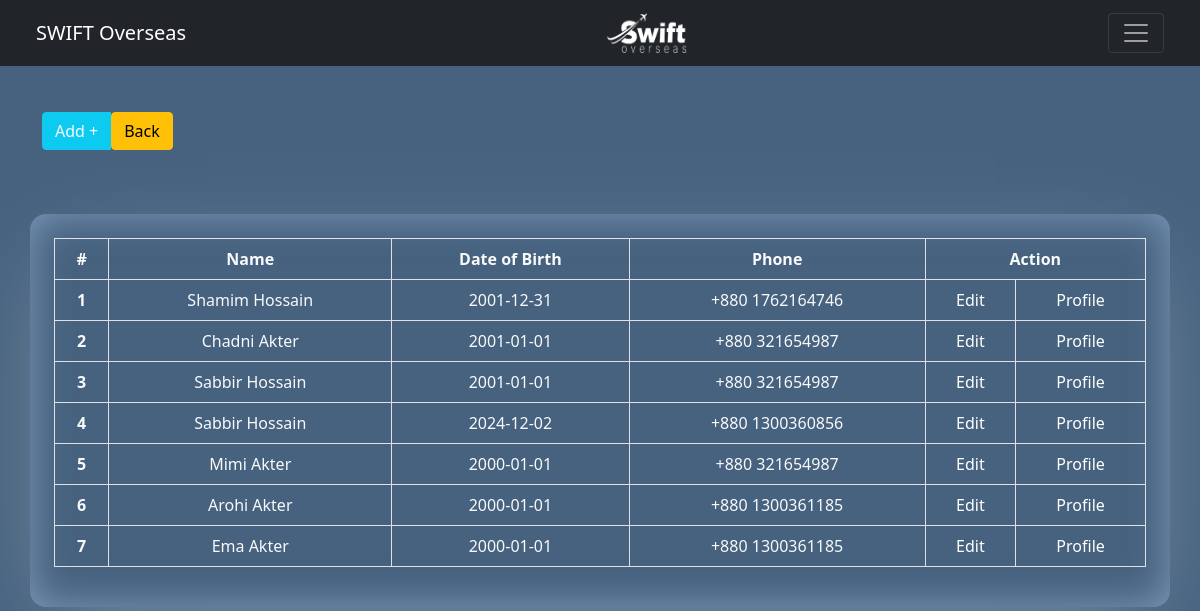
The app's page /createAccount.php (signed in) with its own data.
### tables this page shows
CREATE TABLE `tb_employee_details` (
  `id` int(11) NOT NULL,
  `firstName` varchar(255) DEFAULT NULL,
  `lastName` varchar(255) DEFAULT NULL,
  `dob` date DEFAULT NULL,
  `genderid` int(11) DEFAULT NULL,
  `address` varchar(255) DEFAULT NULL,
  `phone` int(11) DEFAULT NULL,
  `fatherName` varchar(255) DEFAULT NULL,
  `motherName` varchar(255) DEFAULT NULL,
  `email` varchar(255) DEFAULT NULL,
  `nid` int(11) DEFAULT NULL,
  `emgName` varchar(255) DEFAULT NULL,
  `emgPhone` int(11) DEFAULT NULL,
  `emgRelation` varchar(255) DEFAULT NULL,
  `emgAddress` varchar(255) DEFAULT NULL,
  `joinDate` date DEFAULT NULL,
  `username` varchar(255) DEFAULT NULL,
  `password` varchar(255) DEFAULT NULL,
  `status` int(11) DEFAULT NULL,
  `account` int(11) DEFAULT NULL,
  `remark` varchar(255) DEFAULT NULL,
  `image` varchar(255) DEFAULT NULL,
  `designation` varchar(255) DEFAULT NULL
);

### createAccount.php (the view, shortened to what this page needs)
<?php
include 'controller/session.php';
?>
<!DOCTYPE html>
<html lang="en">
<head>
    <link href="https://cdn.jsdelivr.net/npm/bootstrap@5.0.2/dist/css/bootstrap.min.css" rel="stylesheet">
    <link rel="stylesheet" href="css/createAccount.css">
    <link rel="stylesheet" href="css/grid.css">
</head>
<body>
<?php
    include 'dashboardmenu.php';
?>
<section id="top-section"> </section><br>
<br>
<section id="button-group">
    <div class="container">
        <div class="row">
            <div class="col-md-12">
                <div class="btn-group item-center">
                    <button href="#add-new-agency-section" class="btn btn-info text-light" data-bs-toggle="collapse">Add +</button>
                    <a href="dashboard"><button type="submit" class="btn btn-warning">Back</button></a>
                </div>
            </div>
        </div>
    </div>
</section>
<section id="data-show-section" class="data-show">
    <div class="container box inner-shadow">
        <div class="row">
            <div class="col-md-12">
                <table class="table table-hover text-light table-bordered">
                    <thead>
                        <tr>
                            <th scope="col" class="text-center">#</th>
                            <th scope="col">Name</th>
                            <th scope="col">Date of Birth</th>
                            <th scope="col">Phone</th>
                            <th scope="col" colspan="2" class="text-center">Action</th>
                        </tr>
                    </thead>
                    <tbody>
                        <?php
                            $sqlData = "SELECT * FROM tb_employee_details";
                            $SQLResult = mysqli_query($conn,$sqlData);
                            $sl = 1;
                            while($row = mysqli_fetch_array($SQLResult))
                            {?>
                                <tr>
                                    <th class="text-center" scope="row"><?php echo $sl ?></th>
                                    <td><?php echo $row['firstName'].' '. $row['lastName'] ?></td>
                                    <?php $uid = $row['id'] ?>
                                    <td><?php echo $row['dob'];?></td>
                                    <td><?php echo '+880 '.$row['phone'] ?></td>
                                    <td class="text-center"><a href="createUserEdit.php?userid=<?php echo $uid; ?>">Edit</a></td>
                                    <td class="text-center"><a href="createUserView.php?userid=<?php echo $uid; ?>">Profile</a></td>
                                </tr>
                        <?php  $sl++;  }
                        ?>
                    </tbody>
                </table>
            </div>
        </div>
    </div>
</section>
</body>
</html>

### css/createAccount.css (style rules this page uses)
* { margin: 0; padding: 0; }
body { background: #46627e; }
.btn { width: 100%; }
.box { margin: 4rem auto; width: 100%; padding: 1.5rem; text-align: center; border-radius: 1rem; }
.inner-shadow { width: 100%; height: 100%; box-shadow: inset rgba(186, 214, 255, 0.5) 0px 0px 40px 0px, rgba(255, 255, 255, 0.3) 0px 30px 100px -24px; }
table tbody tr td a { text-decoration: none; color: #ffffff; }

### css/grid.css (style rules this page uses)
.row:before, .row:after { content:""; display:table; }
.row:after { clear:both; }
.row { zoom:1; }

### records on screen
tb_employee_details: firstName "Shamim", lastName "Hossain", dob "2001-12-31", phone "1762164746"
tb_employee_details: firstName "Chadni", lastName "Akter", dob "2001-01-01", phone "321654987"
tb_employee_details: firstName "Sabbir", lastName "Hossain", dob "2001-01-01", phone "321654987"
tb_employee_details: firstName "Sabbir", lastName "Hossain", dob "2024-12-02", phone "1300360856"
tb_employee_details: firstName "Mimi", lastName "Akter", dob "2000-01-01", phone "321654987"
tb_employee_details: firstName "Arohi", lastName "Akter", dob "2000-01-01", phone "1300361185"
tb_employee_details: firstName "Ema", lastName "Akter", dob "2000-01-01", phone "1300361185"
